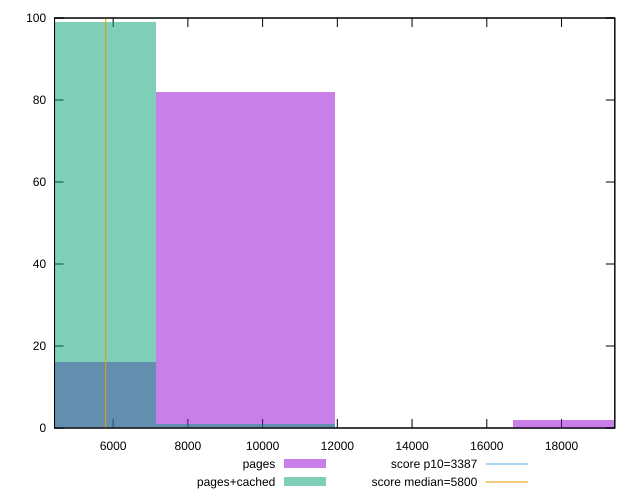

Source code (gnuplot):
reset

$pages <<EOF
9541.753784907833 82
4770.876892453916 16
19083.507569815665 2
EOF

$pagesCached <<EOF
9541.753784907833 1
4770.876892453916 99
EOF

set key outside below
set boxwidth 4770.876892453916
set xrange [4431.296767679032:19426.688824625326]
set yrange [0:100]
set trange [0:100]
set style fill transparent solid 0.5 noborder

set parametric
set terminal svg size 640, 500 enhanced background rgb 'white'
set output "report_00022_2021-02-20T12:08:46.964Z/speed-index/comparison/histogram/0_vs_1.svg"

plot $pages title "pages" with boxes, \
     $pagesCached title "pages+cached" with boxes, \
     3387,t title "score p10=3387", \
     5800,t title "score median=5800"

reset
